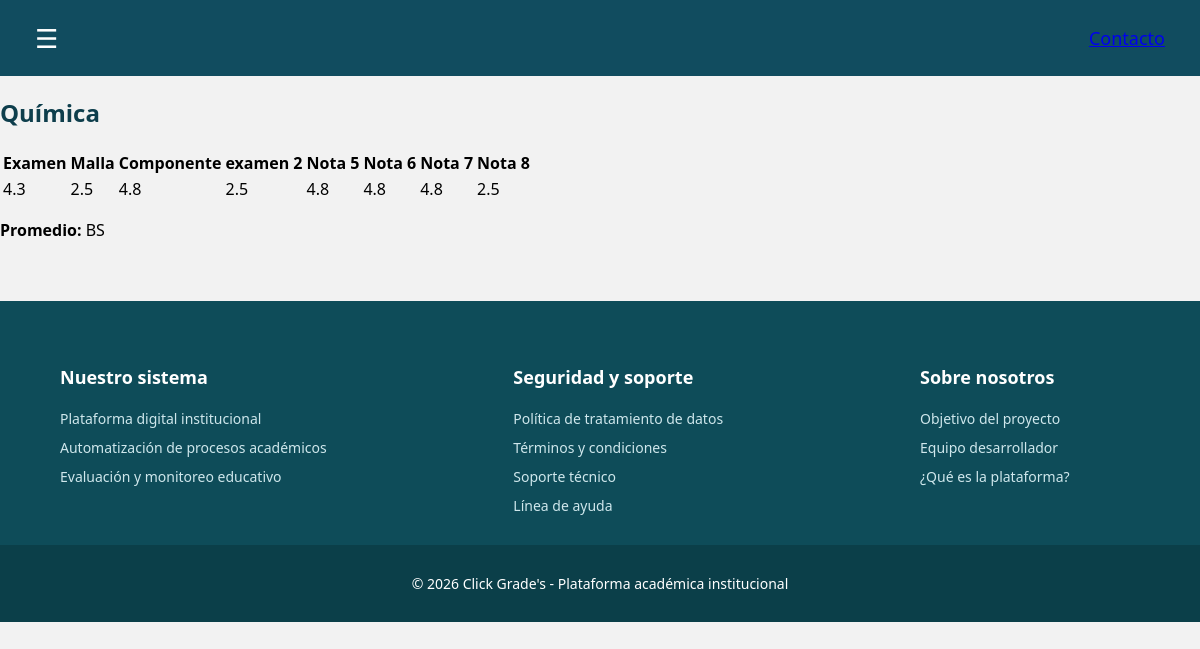
Screenshot of /ver_materia/1 (signed in) with the database file from the repository.
### tables this page shows
CREATE TABLE asignatura (
    id_asignatura INTEGER PRIMARY KEY AUTOINCREMENT,
    nombre TEXT NOT NULL
);

CREATE TABLE encabezado_notas (
    id INTEGER PRIMARY KEY AUTOINCREMENT,
    id_carga INTEGER,
    nombre_columna TEXT,
    posicion INTEGER
);

CREATE TABLE nota (
    id_nota INTEGER PRIMARY KEY AUTOINCREMENT,
    valor_numerico REAL CHECK (valor_numerico >= 1 AND valor_numerico <= 5),

    id_estudiante INTEGER NOT NULL,
    id_carga INTEGER NOT NULL,

    id_tema INTEGER,
    posicion INTEGER,

    promedio TEXT,

    FOREIGN KEY (id_estudiante) REFERENCES estudiante(id_estudiante),
    FOREIGN KEY (id_carga) REFERENCES carga_academica(id_carga),
    FOREIGN KEY (id_tema) REFERENCES tema(id_tema)
);

CREATE TABLE promedio_estudiante (
    id INTEGER PRIMARY KEY AUTOINCREMENT,
    id_estudiante INTEGER,
    id_carga INTEGER,
    promedio TEXT,
    UNIQUE(id_estudiante, id_carga)
);

### app.py (the view)
@app.route('/ver_materia/<int:id_carga>')
def ver_materia(id_carga):
    if "usuario_id" not in session:
        return redirect(url_for("login"))
    conn = get_db()
    cursor = conn.cursor()
    usuario_id = session["usuario_id"]
    cursor.execute("""
        SELECT id_estudiante
        FROM estudiante
        WHERE id_usuario = ?
    """, (usuario_id,))
    estudiante = cursor.fetchone()
    cursor.execute("""
        SELECT
            a.nombre AS asignatura
        FROM carga_academica ca
        JOIN asignatura a ON ca.id_asignatura = a.id_asignatura
        WHERE ca.id_carga = ?
    """, (id_carga,))
    materia = cursor.fetchone()
    cursor.execute("""
        SELECT nombre_columna, posicion
        FROM encabezado_notas
        WHERE id_carga = ?
        ORDER BY posicion
    """, (id_carga,))
    encabezados = cursor.fetchall()
    cursor.execute("""
        SELECT valor_numerico, posicion
        FROM nota
        WHERE id_estudiante = ? AND id_carga = ?
    """, (estudiante["id_estudiante"], id_carga))
    notas = cursor.fetchall()
    cursor.execute("""
        SELECT promedio
        FROM promedio_estudiante
        WHERE id_estudiante = ? AND id_carga = ?
    """, (estudiante["id_estudiante"], id_carga))
    promedio = cursor.fetchone()
    conn.close()
    return render_template(
        "estudiante/ver_materia.html",
        materia=materia,
        encabezados=encabezados,
        notas=notas,
        promedio=promedio
    )

### app.py (called while the page is built)
def get_db():
    conn = sqlite3.connect(DB_PATH)
    conn.row_factory = sqlite3.Row
    return conn

### templates/estudiante/ver_materia.html
{% extends 'estudiante/base_estudiante.html' %}
{% block contenido_estudiante %}
<h2>{{ materia['asignatura'] }}</h2>
<table class="table table-bordered text-center">
    <thead>
        <tr>
            {% for col in encabezados %}
                <th>{{ col['nombre_columna'] }}</th>
            {% endfor %}
        </tr>
    </thead>
    <tbody>
        <tr>
            {% for col in encabezados %}
                <td>
                    {% for nota in notas %}
                        {% if nota['posicion'] == col['posicion'] %}
                            {{ nota['valor_numerico'] }}
                        {% endif %}
                    {% endfor %}
                </td>
            {% endfor %}
        </tr>
    </tbody>
</table>
{% if promedio %}
<p><strong>Promedio:</strong> {{ promedio['promedio'] }}</p>
{% endif %}
{% endblock %}

### static/panel_e.css (style rules this page uses)
body { margin: 0; font-family: 'Segoe UI', sans-serif; background-color: #f2f2f2; }
h2 { color: #0e3e4c; font-weight: 700; }

### rows the page displays
asignatura: asignatura "Química"
encabezado_notas: nombre_columna "Examen"
encabezado_notas: nombre_columna "Malla"
encabezado_notas: nombre_columna "Componente"
encabezado_notas: nombre_columna "examen 2"
encabezado_notas: nombre_columna "Nota 5"
encabezado_notas: nombre_columna "Nota 6"
encabezado_notas: nombre_columna "Nota 7"
encabezado_notas: nombre_columna "Nota 8"
nota: valor_numerico "4.3"
nota: valor_numerico "2.5"
nota: valor_numerico "4.8"
nota: valor_numerico "2.5"
nota: valor_numerico "4.8"
nota: valor_numerico "4.8"
nota: valor_numerico "4.8"
nota: valor_numerico "2.5"
promedio_estudiante: promedio "BS"
